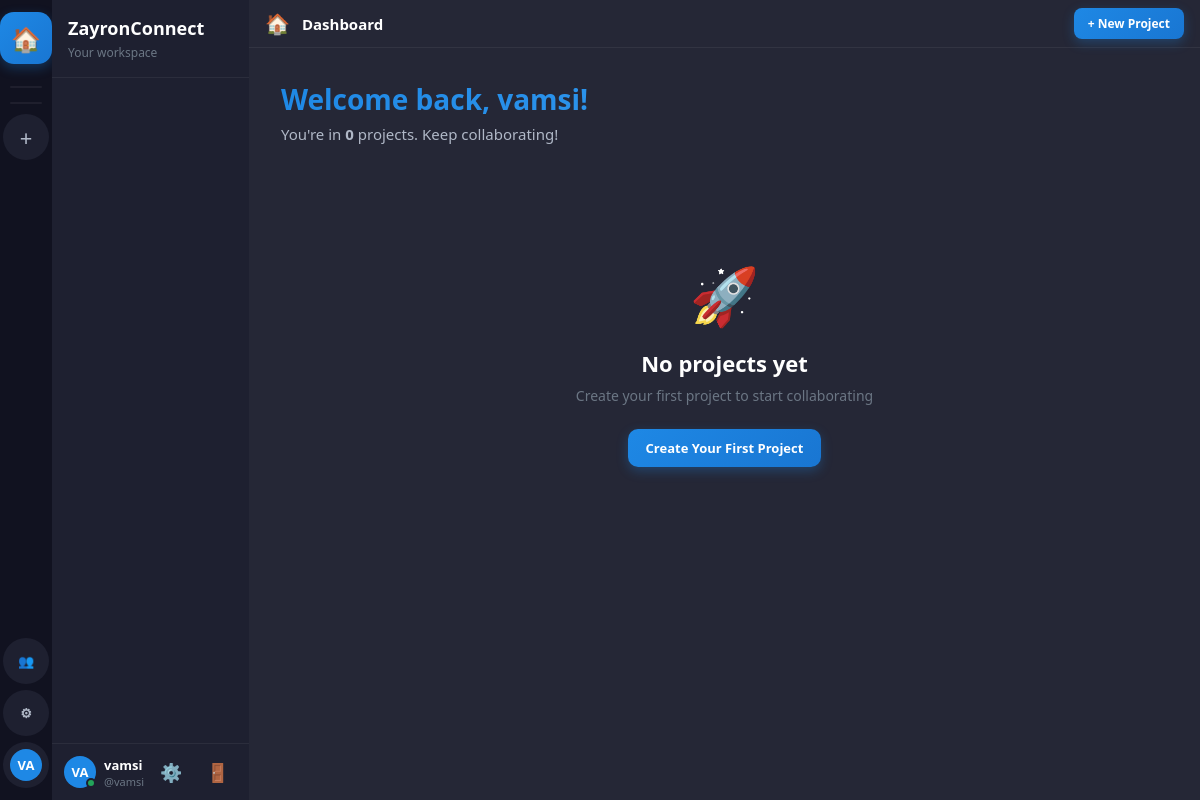
The page /dashboard/ (signed in) on the database as committed earlier.
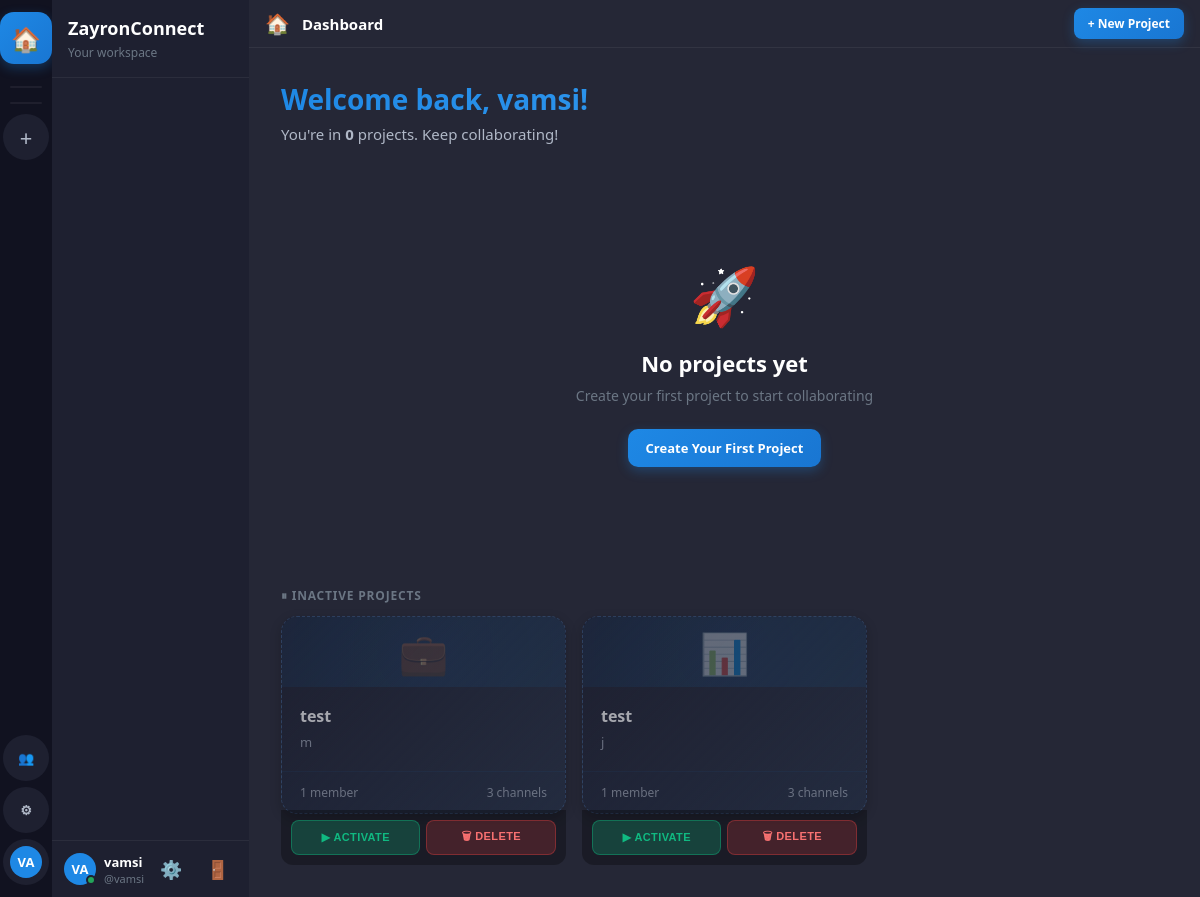
The same page on the database as committed later.
### workspace/models.py (models this page shows, shortened)
class Project(models.Model):
    name = models.CharField(max_length=200)
    description = models.TextField(blank=True)
    icon = models.CharField(max_length=10, default='💼')
    color = models.CharField(max_length=7, default='#7c5cbf')
    created_by = models.ForeignKey(User, on_delete=models.CASCADE, related_name='created_projects')
    members = models.ManyToManyField(User, through='ProjectMember', related_name='projects')
    created_at = models.DateTimeField(auto_now_add=True)
    is_active = models.BooleanField(default=True)
    invite_code = models.CharField(max_length=20, unique=True, blank=True)
    class Meta:
        db_table = 'zc_projects'
        ordering = ['-created_at']

### workspace/views.py (the view)
# urls.py: path('dashboard/', views.dashboard, name='dashboard'),
@login_required
def dashboard(request):
    active_projects = request.user.projects.filter(is_active=True).order_by('-created_at')
    can_manage = request.user.role in ['super_admin', 'hr'] or request.user.can_create_projects
    inactive_projects = request.user.projects.filter(is_active=False).order_by('-created_at') if can_manage else []
    dms = []
    try:
        from messaging.models import DirectConversation
        raw_dms = DirectConversation.objects.filter(participants=request.user).order_by('-updated_at')[:8]
        dms = [{'conv': c, 'other': c.get_other(request.user)} for c in raw_dms if c.get_other(request.user)]
    except Exception:
        dms = []
    return render(request, 'workspace/dashboard.html', {
        'projects': active_projects,
        'inactive_projects': inactive_projects,
        'can_manage': can_manage,
        'dms': dms,
        'all_projects': active_projects,
    })

### accounts/models.py (called while the page is built)
    def get_display_name(self):
        return self.display_name or self.get_full_name() or self.username

    def get_status_color(self):
        return {
            'online': '#23a55a',
            'offline': '#80848e',
            'busy': '#f23f43',
            'away': '#f0b232',
        }.get(self.status, '#80848e')

    def get_initials(self):
        name = self.get_display_name()
        parts = name.split()
        if len(parts) >= 2:
            return (parts[0][0] + parts[1][0]).upper()
        return name[:2].upper() if name else 'U'

### templates/workspace/dashboard.html (shortened to what the changed rows need)
{% extends 'base.html' %}
{% block sidebar %}
<nav class="sidebar-channels">
  <div class="sc-header">
    <h2 style="font-size:18px;font-weight:800">ZayronConnect</h2>
  </div>
</nav>
{% endblock %}
{% block content %}
<div class="dashboard-content">
  <div class="dashboard-welcome" style="margin-bottom:32px">
    <div>
      <h2 style="font-size:28px;font-weight:900;margin-bottom:6px;background:linear-gradient(135deg, #1e88e5, #42a5f5);-webkit-background-clip:text;-webkit-text-fill-color:transparent;background-clip:text">
        Welcome back, {{ user.get_display_name }}!
      </h2>
    </div>
  </div>
  {% if projects %}
  <h4 style="font-size:12px;text-transform:uppercase;letter-spacing:.8px;color:var(--text-3);margin-bottom:12px">Your Projects</h4>
  <div class="dashboard-grid">
    {% for project in projects %}
    <div class="project-card-wrap">
      <a href="/project/{{ project.id }}/" class="project-card">
        <div class="project-card-banner" style="background:{{ project.color }}20">
          <span>{{ project.icon }}</span>
        </div>
        <div class="project-card-body">
          <h3>{{ project.name }}</h3>
          <p>{{ project.description|default:'No description'|truncatechars:60 }}</p>
        </div>
        <div class="project-card-footer">
          <span>{{ project.members.count }} member{{ project.members.count|pluralize }}</span>
          <span>{{ project.channels.count }} channel{{ project.channels.count|pluralize }}</span>
        </div>
      </a>
      {% if can_manage or project.created_by == user %}
      <div class="project-card-actions">
        <button class="pca-btn pca-deactivate" onclick="toggleProject(event, {{ project.id }}, true)" title="Deactivate Project">⏸ Deactivate</button>
        <button class="pca-btn pca-delete" onclick="deleteProject(event, {{ project.id }}, '{{ project.name }}')" title="Delete Project">🗑 Delete</button>
      </div>
      {% endif %}
    </div>
    {% endfor %}
    {% if user.role == 'super_admin' or user.role == 'hr' or user.can_create_projects %}
    <div class="create-card" onclick="openModal('create-project-modal')">
      <span class="plus">+</span>
      <span style="font-size:14px;font-weight:600">Create Project</span>
      <span style="font-size:12px;color:var(--text-3)">Start a new workspace</span>
    </div>
    {% endif %}
  </div>
  {% else %}
  <div style="text-align:center;padding:80px 20px">
    <div style="font-size:56px;margin-bottom:16px;color:var(--accent);animation:float 3s ease-in-out infinite">🚀</div>
    <h2 style="font-size:22px;font-weight:700;margin-bottom:8px">No projects yet</h2>
    {% if user.role == 'super_admin' or user.role == 'hr' or user.can_create_projects %}
    <p style="color:var(--text-3);margin-bottom:24px">Create your first project to start collaborating</p>
    <button class="btn btn-primary" onclick="openModal('create-project-modal')">
    </button>
    {% else %}
    <p style="color:var(--text-3);margin-bottom:24px">You are not a member of any projects yet. Contact your Super Admin or HR to create a project or add you to one.</p>
    {% endif %}
  </div>
  {% endif %}
  {% if inactive_projects %}
  <h4 style="font-size:12px;text-transform:uppercase;letter-spacing:.8px;color:var(--text-3);margin-bottom:12px;margin-top:40px">
    ⏸ Inactive Projects
  </h4>
  <div class="dashboard-grid">
    {% for project in inactive_projects %}
    <div class="project-card-wrap">
      <div class="project-card project-card--inactive">
        <div class="project-card-banner" style="background:{{ project.color }}10;opacity:0.6">
          <span style="opacity:0.5">{{ project.icon }}</span>
        </div>
        <div class="project-card-body">
          <h3 style="opacity:0.6">{{ project.name }}</h3>
          <p style="opacity:0.5">{{ project.description|default:'No description'|truncatechars:60 }}</p>
        </div>
        <div class="project-card-footer" style="opacity:0.5">
          <span>{{ project.members.count }} member{{ project.members.count|pluralize }}</span>
          <span>{{ project.channels.count }} channel{{ project.channels.count|pluralize }}</span>
        </div>
      </div>
      <div class="project-card-actions project-card-actions--always">
        <button class="pca-btn pca-activate" onclick="toggleProject(event, {{ project.id }}, false)" title="Activate Project">▶ Activate</button>
        <button class="pca-btn pca-delete" onclick="deleteProject(event, {{ project.id }}, '{{ project.name }}')" title="Delete Project">🗑 Delete</button>
      </div>
    </div>
    {% endfor %}
  </div>
  {% endif %}
</div>
{% endblock %}

Rows that differ between the two databases and show on the page:
added Project: icon "💼", name "test", description "m", members.count "1", channels.count "3"
added Project: icon "📊", name "test", description "j", members.count "1", channels.count "3"
Other text that changed with them:
text now shown: "⏸ INACTIVE PROJECTS"
